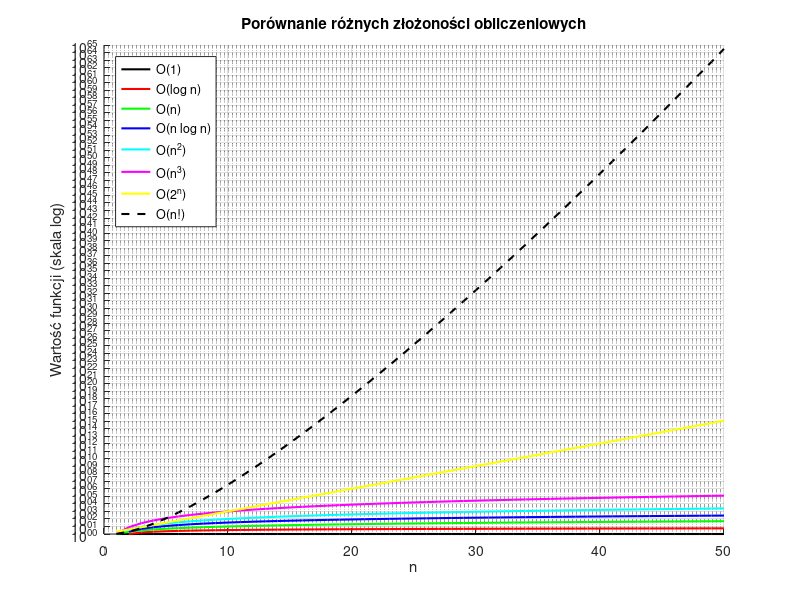

This chart was generated by the following MATLAB code:
n = 1:50; % Zwiększamy zakres do 15, aby lepiej zobaczyć wzrost funkcji
figure;
hold on;
plot(n, ones(size(n)), 'k', 'LineWidth', 1.5, 'DisplayName', 'O(1)');
plot(n, log2(n), 'r', 'LineWidth', 1.5, 'DisplayName', 'O(log n)');
plot(n, n, 'g', 'LineWidth', 1.5, 'DisplayName', 'O(n)');
plot(n, n .* log2(n), 'b', 'LineWidth', 1.5, 'DisplayName', 'O(n log n)');
plot(n, n.^2, 'c', 'LineWidth', 1.5, 'DisplayName', 'O(n^2)');
plot(n, n.^3, 'm', 'LineWidth', 1.5, 'DisplayName', 'O(n^3)');
plot(n, 2.^n, 'y', 'LineWidth', 1.5, 'DisplayName', 'O(2^n)');
plot(n, arrayfun(@factorial, n), 'k--', 'LineWidth', 1.5, 'DisplayName', 'O(n!)');

set(gca, 'YScale', 'log'); % Ustawienie skali logarytmicznej na osi Y
legend('Location', 'northwest'); % Umiejscowienie legendy
title('Porównanie różnych złożoności obliczeniowych');
xlabel('n');
ylabel('Wartość funkcji (skala log)');
grid on;
hold off;
